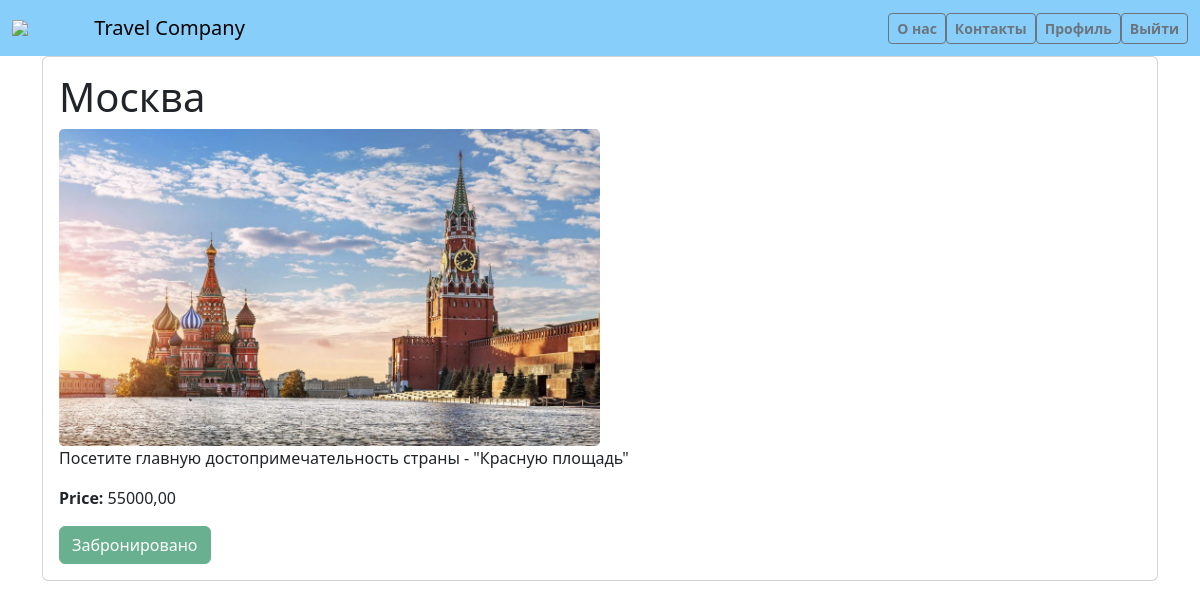
Page /tour_detail/2/ (signed in) on the committed database.
### main/models.py (models this page shows, shortened)
class Tour(models.Model):
    destination = models.ForeignKey(Destination, on_delete=models.CASCADE)
    user = models.ForeignKey(User, on_delete=models.CASCADE)
    price = models.DecimalField(max_digits=10, decimal_places=2)
    image = models.ImageField(upload_to='tour_detail_imаge/')
    available_seats = models.IntegerField(default=50)
    book_data = models.DateField(auto_now_add=True)

class Destination(models.Model):
    name = models.CharField(max_length=50)
    description = models.TextField()
    image = models.ImageField(upload_to='destination/')

### main/views.py (the view)
# urls.py: path('tour_detail/<int:pk>/', views.tour_detail, name='tour_detail'),
@login_required
def tour_detail(request, pk):
    tour = get_object_or_404(Tour, pk=pk)
    is_booked = False
    if request.user.is_authenticated:
        is_booked = Book_list.objects.filter(user=request.user, tour=tour).exists()
    return render(request, 'main/tour_detail.html', {'tour': tour, 'is_booked': is_booked})

### templates/main/tour_detail.html (shortened to what this page needs)
{% load static %}
<!DOCTYPE html>
<html lang="en">
<head>
    <link href="https://cdn.jsdelivr.net/npm/bootstrap@5.3.3/dist/css/bootstrap.min.css" rel="stylesheet"
>
</head>
<body>
<nav class="navbar navbar-expand-lg navbar-light" style="background-color: #87CEFA;">
    <div class="container-fluid">
        <img src="https://gas-kvas.com/grafic/uploads/posts/2024-01/gas-kvas-com-p-logotip-turagentstva-na-prozrachnom-fone-3.png"
             style="width: 7%">
        <a class="navbar-brand" href="{% url 'tour_list' %}">Travel Company</a>
        <div class="collapse navbar-collapse" id="navbarNav">
            <ul class="navbar-nav ms-auto">
                <li class="nav-item">
                    <a class="btn btn-outline-secondary btn-lg btn-md btn-sm fw-bold" href="{% url 'about_us' %}">О нас</a>
                </li>
                <li class="nav-item">
                    <a class="btn btn-outline-secondary btn-lg btn-md btn-sm fw-bold" href="{% url 'contact' %}">Контакты</a>
                </li>
                {% if user.is_authenticated %}
                <li class="nav-item">
                    <a class="btn btn-outline-secondary btn-lg btn-md btn-sm fw-bold"
                       href="{% url 'profile' %}">Профиль</a>
                </li>
                <li class="nav-item">
                    <form method="post" action="{% url 'logout' %}">
                        <button type="submit" class="btn btn-outline-secondary btn-lg btn-md btn-sm fw-bold">Выйти
                        </button>
                    </form>
                </li>
                {% endif %}
            </ul>
        </div>
    </div>
</nav>
<div class="container">
    <div class="card">
        <div class="card-body">
            <h1 class="card-title">{{ tour.destination.name }}</h1>
            <img src="{{ tour.image.url }}" style="width: 50%;" class="card-img">
            <p class="card-text">{{ tour.destination.description }}</p>
            <p class="card-text"><strong>Price:</strong> {{ tour.price }}</p>
            {% if user.is_authenticated %}
            {% if is_booked %}
            <button class="btn btn-success" disabled>Забронировано</button>
                {% endif %}
                {% else %}
                <a href="{% url 'login' %}" class="btn btn-primary">Войти</a>
                <a href="{% url 'register' %}" class="btn btn-primary">Зарегистрироваться</a>
                {% endif %}
        </div>
    </div>
</div>
</body>
</html>

### rows in the picture
Tour: destination.name "Москва", image (picture), destination.description "Посетите главную достопримечательность страны - \"Красную площадь\"", price "55000,00"
